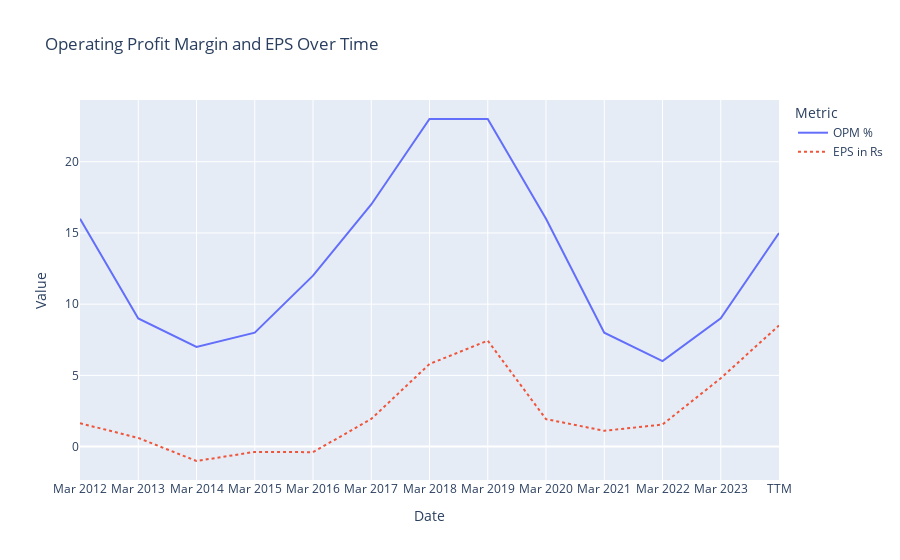

Notebook cell for this chart:
### Code cell
import pandas as pd
import plotly.express as px

# Assuming 'df' is your DataFrame
opm_row = df.iloc[3]
eps_row = df.iloc[10]

# Convert the 'OPM %' values to numeric
numeric_opm = pd.to_numeric(opm_row[1:].str.rstrip('%'), errors='coerce')

# Convert the 'EPS in Rs' values to numeric
numeric_eps = pd.to_numeric(eps_row[1:], errors='coerce')

# Create a DataFrame for plotting
plot_data = pd.DataFrame({
    'Date': opm_row.index[1:],
    'OPM %': numeric_opm,
    'EPS in Rs': numeric_eps
})

# Create a line plot using Plotly Express
fig = px.line(plot_data, x='Date', y=['OPM %', 'EPS in Rs'],
              title='Operating Profit Margin and EPS Over Time',
              labels={'value': 'Value', 'variable': 'Metric'},
              line_dash='variable')

# Show the plot
fig.show()

### Figure 1 — Plotly figure (JSON) as saved in the notebook; plotly's stock layout.template omitted (floating-point values rounded to 4 significant figures)
{"data": [{"hovertemplate": "Metric=OPM %<br>Date=%{x}<br>Value=%{y}<extra></extra>", "legendgroup": "OPM %", "line": {"color": "#636efa", "dash": "solid"}, "marker": {"symbol": "circle"}, "mode": "lines", "name": "OPM %", "orientation": "v", "showlegend": true, "type": "scatter", "x": ["Mar 2012", "Mar 2013", "Mar 2014", "Mar 2015", "Mar 2016", "Mar 2017", "Mar 2018", "Mar 2019", "Mar 2020", "Mar 2021", "Mar 2022", "Mar 2023", "TTM"], "xaxis": "x", "y": [16, 9, 7, 8, 12, 17, 23, 23, 16, 8, 6, 9, 15], "yaxis": "y"}, {"hovertemplate": "Metric=EPS in Rs<br>Date=%{x}<br>Value=%{y}<extra></extra>", "legendgroup": "EPS in Rs", "line": {"color": "#EF553B", "dash": "dot"}, "marker": {"symbol": "circle"}, "mode": "lines", "name": "EPS in Rs", "orientation": "v", "showlegend": true, "type": "scatter", "x": ["Mar 2012", "Mar 2013", "Mar 2014", "Mar 2015", "Mar 2016", "Mar 2017", "Mar 2018", "Mar 2019", "Mar 2020", "Mar 2021", "Mar 2022", "Mar 2023", "TTM"], "xaxis": "x", "y": [1.64, 0.61, -1.01, -0.37, -0.39, 1.94, 5.8, 7.44, 1.93, 1.11, 1.55, 4.8, 8.51], "yaxis": "y"}], "layout": {"autosize": true, "legend": {"title": {"text": "Metric"}, "tracegroupgap": 0}, "title": {"text": "Operating Profit Margin and EPS Over Time"}, "xaxis": {"anchor": "y", "autorange": true, "domain": [0, 1], "range": [0, 12], "title": {"text": "Date"}, "type": "category"}, "yaxis": {"anchor": "x", "autorange": true, "domain": [0, 1], "range": [-2.344, 24.33], "title": {"text": "Value"}, "type": "linear"}}}
